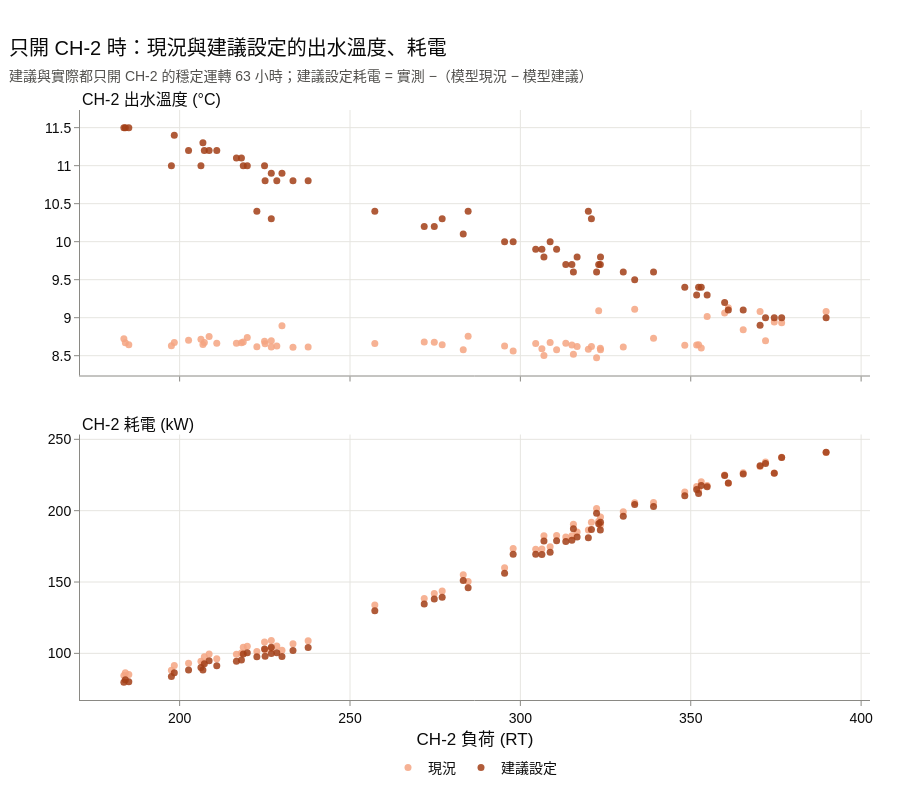

This figure's notebook cell:
### Markdown cell above
只開 CH-2 的各小時，比較現況與建議設定的出水溫度與 CH-2 耗電。

### Code cell
# 建議與實際都只開 CH-2 的穩定運轉小時：現況與建議出水、CH-2 耗電
whole_hour = units.W == 1
ch2_only_index = units.index[
    whole_hour & ~units.ON1 & result["S2 CH-1 RT"].eq(0) & ~unknown
]
ch2_only_units = units.loc[ch2_only_index]
suggested_supply = result.loc[ch2_only_index, "S2 CH-2 °C"]
# 實測 −（模型(台數照建議) − 模型(單機出水照建議)）
suggested_kw = ch2_only_units.METER - (
    result.loc[ch2_only_index, "S1 kW"] - result.loc[ch2_only_index, "S2 kW"]
)
hour_text = ch2_only_units.HOUR.dt.strftime("%m/%d %H:00")

fig = make_subplots(
    rows=2,
    cols=1,
    shared_xaxes=True,
    vertical_spacing=0.1,
    subplot_titles=("CH-2 出水溫度 (°C)", "CH-2 耗電 (kW)"),
)
panels = [
    (1, ch2_only_units.T2, suggested_supply, "°C", ".1f"),
    (2, ch2_only_units.METER, suggested_kw, "kW", ".0f"),
]
for row, current_values, suggested_values, unit, value_format in panels:
    series_list = [
        (current_values, "現況", "#f5a582"),
        (suggested_values, "建議設定", "#a33f17"),
    ]
    for y_values, series_name, color in series_list:
        fig.add_trace(
            go.Scatter(
                x=ch2_only_units.Q2,
                y=y_values,
                mode="markers",
                name=series_name,
                legendgroup=series_name,
                showlegend=row == 1,
                marker=dict(size=7, color=color, opacity=0.85),
                text=hour_text,
                hovertemplate=(
                    f"%{{text}}｜負荷 %{{x:.0f}} RT｜{series_name} "
                    f"%{{y:{value_format}}} {unit}<extra></extra>"
                ),
            ),
            row=row,
            col=1,
        )
fig.update_xaxes(title_text="CH-2 負荷 (RT)", row=2, col=1)
show(
    fig,
    "只開 CH-2 時：現況與建議設定的出水溫度、耗電",
    f"建議與實際都只開 CH-2 的穩定運轉 {len(ch2_only_units)} 小時；"
    f"建議設定耗電 = 實測 −（模型現況 − 模型建議）",
    legend="bottom",
    height=800,
)
supply_change = suggested_supply - ch2_only_units.T2
print(
    f"建議比現況調高 {(supply_change > 0.05).sum()} 小時、"
    f"調低 {(supply_change < -0.05).sum()} 小時；"
    f"耗電減少 {(suggested_kw < ch2_only_units.METER).sum()} 小時、"
    f"增加 {(suggested_kw > ch2_only_units.METER).sum()} 小時；"
    f"合計 {(ch2_only_units.METER - suggested_kw).sum():,.0f} kWh"
)

### Figure 1 — Plotly figure (JSON) as saved in the notebook; plotly's stock layout.template omitted (floating-point values rounded to 4 significant figures)
{"data": [{"hovertemplate": "%{text}｜負荷 %{x:.0f} RT｜現況 %{y:.1f} °C<extra></extra>", "legendgroup": "現況", "marker": {"color": "#f5a582", "opacity": 0.85, "size": 7}, "mode": "markers", "name": "現況", "showlegend": true, "text": ["09/21 15:00", "09/21 16:00", "09/22 09:00", "09/22 10:00", "09/22 11:00", "09/22 12:00", "09/22 13:00", "09/22 14:00", "09/22 15:00", "09/22 16:00", "09/23 09:00", "09/23 10:00", "09/23 11:00", "09/23 12:00", "09/23 13:00", "09/23 14:00", "09/23 15:00", "09/23 16:00", "09/24 09:00", "09/24 12:00", "09/24 13:00", "09/24 14:00", "09/24 15:00", "09/24 16:00", "10/01 16:00", "10/02 14:00", "10/02 15:00", "10/02 16:00", "10/05 14:00", "10/05 15:00", "10/05 16:00", "10/06 09:00", "10/06 10:00", "10/06 11:00", "10/06 12:00", "10/06 13:00", "10/06 14:00", "10/06 15:00", "10/06 16:00", "10/07 09:00", "10/07 10:00", "10/07 11:00", "10/07 12:00", "10/07 13:00", "10/07 14:00", "10/07 15:00", "10/07 16:00", "10/08 09:00", "10/08 10:00", "10/08 11:00", "10/08 12:00", "10/08 13:00", "10/08 14:00", "10/08 15:00", "10/08 16:00", "10/12 09:00", "10/12 10:00", "10/12 11:00", "10/12 12:00", "10/12 13:00", "10/12 14:00", "10/12 15:00", "10/12 16:00"], "type": "scatter", "x": [374.5, 339.1, 313.3, 295.4, 306.3, 316.6, 320.9, 319.9, 308.7, 284.7, 310.6, 323.5, 304.5, 315.1, 352.3, 351.7, 348.2, 330.2, 315.6, 353.1, 371.9, 376.7, 365.4, 323.5, 361.0, 370.4, 359.9, 333.6, 389.7, 354.8, 323.0, 230.0, 237.7, 233.3, 228.5, 226.9, 222.7, 225.1, 206.2, 184.1, 197.6, 206.8, 210.9, 216.7, 218.1, 202.6, 183.6, 185.1, 198.4, 207.2, 218.7, 224.9, 226.9, 219.8, 208.7, 271.8, 274.7, 277.1, 283.2, 306.9, 322.4, 297.9, 257.3], "xaxis": "x", "y": [8.943, 8.728, 8.663, 8.627, 8.592, 8.62, 8.622, 8.585, 8.673, 8.757, 8.577, 8.578, 8.66, 8.642, 8.643, 8.642, 8.637, 8.615, 8.52, 8.6, 8.695, 8.935, 8.842, 8.597, 9.13, 9.082, 9.062, 9.112, 9.08, 9.017, 9.092, 8.895, 8.613, 8.612, 8.628, 8.615, 8.617, 8.657, 8.717, 8.672, 8.63, 8.648, 8.665, 8.663, 8.67, 8.703, 8.722, 8.643, 8.675, 8.675, 8.682, 8.692, 8.697, 8.738, 8.753, 8.682, 8.678, 8.645, 8.578, 8.502, 8.472, 8.563, 8.66], "yaxis": "y"}, {"hovertemplate": "%{text}｜負荷 %{x:.0f} RT｜建議設定 %{y:.1f} °C<extra></extra>", "legendgroup": "建議設定", "marker": {"color": "#a33f17", "opacity": 0.85, "size": 7}, "mode": "markers", "name": "建議設定", "showlegend": true, "text": ["09/21 15:00", "09/21 16:00", "09/22 09:00", "09/22 10:00", "09/22 11:00", "09/22 12:00", "09/22 13:00", "09/22 14:00", "09/22 15:00", "09/22 16:00", "09/23 09:00", "09/23 10:00", "09/23 11:00", "09/23 12:00", "09/23 13:00", "09/23 14:00", "09/23 15:00", "09/23 16:00", "09/24 09:00", "09/24 12:00", "09/24 13:00", "09/24 14:00", "09/24 15:00", "09/24 16:00", "10/01 16:00", "10/02 14:00", "10/02 15:00", "10/02 16:00", "10/05 14:00", "10/05 15:00", "10/05 16:00", "10/06 09:00", "10/06 10:00", "10/06 11:00", "10/06 12:00", "10/06 13:00", "10/06 14:00", "10/06 15:00", "10/06 16:00", "10/07 09:00", "10/07 10:00", "10/07 11:00", "10/07 12:00", "10/07 13:00", "10/07 14:00", "10/07 15:00", "10/07 16:00", "10/08 09:00", "10/08 10:00", "10/08 11:00", "10/08 12:00", "10/08 13:00", "10/08 14:00", "10/08 15:00", "10/08 16:00", "10/12 09:00", "10/12 10:00", "10/12 11:00", "10/12 12:00", "10/12 13:00", "10/12 14:00", "10/12 15:00", "10/12 16:00"], "type": "scatter", "x": [374.5, 339.1, 313.3, 295.4, 306.3, 316.6, 320.9, 319.9, 308.7, 284.7, 310.6, 323.5, 304.5, 315.1, 352.3, 351.7, 348.2, 330.2, 315.6, 353.1, 371.9, 376.7, 365.4, 323.5, 361.0, 370.4, 359.9, 333.6, 389.7, 354.8, 323.0, 230.0, 237.7, 233.3, 228.5, 226.9, 222.7, 225.1, 206.2, 184.1, 197.6, 206.8, 210.9, 216.7, 218.1, 202.6, 183.6, 185.1, 198.4, 207.2, 218.7, 224.9, 226.9, 219.8, 208.7, 271.8, 274.7, 277.1, 283.2, 306.9, 322.4, 297.9, 257.3], "xaxis": "x", "y": [9.0, 9.6, 9.7, 10.0, 9.9, 9.8, 10.3, 10.4, 10.0, 10.4, 9.9, 9.8, 9.9, 9.7, 9.4, 9.3, 9.4, 9.6, 9.6, 9.4, 9.0, 9.0, 9.1, 9.7, 9.1, 8.9, 9.2, 9.5, 9.0, 9.3, 9.7, 10.9, 10.8, 10.8, 10.8, 10.3, 10.4, 10.8, 11.0, 11.5, 11.0, 11.3, 11.2, 11.1, 11.1, 11.2, 11.5, 11.5, 11.4, 11.2, 11.0, 11.0, 10.9, 11.0, 11.2, 10.2, 10.2, 10.3, 10.1, 9.8, 9.6, 10.0, 10.4], "yaxis": "y"}, {"hovertemplate": "%{text}｜負荷 %{x:.0f} RT｜現況 %{y:.0f} kW<extra></extra>", "legendgroup": "現況", "marker": {"color": "#f5a582", "opacity": 0.85, "size": 7}, "mode": "markers", "name": "現況", "showlegend": false, "text": ["09/21 15:00", "09/21 16:00", "09/22 09:00", "09/22 10:00", "09/22 11:00", "09/22 12:00", "09/22 13:00", "09/22 14:00", "09/22 15:00", "09/22 16:00", "09/23 09:00", "09/23 10:00", "09/23 11:00", "09/23 12:00", "09/23 13:00", "09/23 14:00", "09/23 15:00", "09/23 16:00", "09/24 09:00", "09/24 12:00", "09/24 13:00", "09/24 14:00", "09/24 15:00", "09/24 16:00", "10/01 16:00", "10/02 14:00", "10/02 15:00", "10/02 16:00", "10/05 14:00", "10/05 15:00", "10/05 16:00", "10/06 09:00", "10/06 10:00", "10/06 11:00", "10/06 12:00", "10/06 13:00", "10/06 14:00", "10/06 15:00", "10/06 16:00", "10/07 09:00", "10/07 10:00", "10/07 11:00", "10/07 12:00", "10/07 13:00", "10/07 14:00", "10/07 15:00", "10/07 16:00", "10/08 09:00", "10/08 10:00", "10/08 11:00", "10/08 12:00", "10/08 13:00", "10/08 14:00", "10/08 15:00", "10/08 16:00", "10/12 09:00", "10/12 10:00", "10/12 11:00", "10/12 12:00", "10/12 13:00", "10/12 14:00", "10/12 15:00", "10/12 16:00"], "type": "scatter", "x": [374.5, 339.1, 313.3, 295.4, 306.3, 316.6, 320.9, 319.9, 308.7, 284.7, 310.6, 323.5, 304.5, 315.1, 352.3, 351.7, 348.2, 330.2, 315.6, 353.1, 371.9, 376.7, 365.4, 323.5, 361.0, 370.4, 359.9, 333.6, 389.7, 354.8, 323.0, 230.0, 237.7, 233.3, 228.5, 226.9, 222.7, 225.1, 206.2, 184.1, 197.6, 206.8, 210.9, 216.7, 218.1, 202.6, 183.6, 185.1, 198.4, 207.2, 218.7, 224.9, 226.9, 219.8, 208.7, 271.8, 274.7, 277.1, 283.2, 306.9, 322.4, 297.9, 257.3], "xaxis": "x2", "y": [226.4, 205.7, 181.5, 159.9, 173.1, 185.1, 191.9, 186.5, 174.7, 150.4, 182.7, 195.6, 172.9, 182.4, 214.5, 217.0, 213.0, 199.2, 190.5, 220.3, 234.1, 237.4, 226.7, 189.8, 219.2, 230.9, 225.1, 205.5, 240.7, 217.7, 192.6, 102.2, 108.9, 106.8, 105.2, 103.5, 101.3, 102.5, 94.42, 86.43, 88.12, 93.42, 96.27, 99.45, 100.3, 93.13, 84.47, 85.12, 91.43, 97.55, 104.3, 107.9, 109.0, 105.1, 99.58, 138.4, 142.0, 143.7, 155.1, 182.4, 201.5, 173.5, 134.0], "yaxis": "y2"}, {"hovertemplate": "%{text}｜負荷 %{x:.0f} RT｜建議設定 %{y:.0f} kW<extra></extra>", "legendgroup": "建議設定", "marker": {"color": "#a33f17", "opacity": 0.85, "size": 7}, "mode": "markers", "name": "建議設定", "showlegend": false, "text": ["09/21 15:00", "09/21 16:00", "09/22 09:00", "09/22 10:00", "09/22 11:00", "09/22 12:00", "09/22 13:00", "09/22 14:00", "09/22 15:00", "09/22 16:00", "09/23 09:00", "09/23 10:00", "09/23 11:00", "09/23 12:00", "09/23 13:00", "09/23 14:00", "09/23 15:00", "09/23 16:00", "09/24 09:00", "09/24 12:00", "09/24 13:00", "09/24 14:00", "09/24 15:00", "09/24 16:00", "10/01 16:00", "10/02 14:00", "10/02 15:00", "10/02 16:00", "10/05 14:00", "10/05 15:00", "10/05 16:00", "10/06 09:00", "10/06 10:00", "10/06 11:00", "10/06 12:00", "10/06 13:00", "10/06 14:00", "10/06 15:00", "10/06 16:00", "10/07 09:00", "10/07 10:00", "10/07 11:00", "10/07 12:00", "10/07 13:00", "10/07 14:00", "10/07 15:00", "10/07 16:00", "10/08 09:00", "10/08 10:00", "10/08 11:00", "10/08 12:00", "10/08 13:00", "10/08 14:00", "10/08 15:00", "10/08 16:00", "10/12 09:00", "10/12 10:00", "10/12 11:00", "10/12 12:00", "10/12 13:00", "10/12 14:00", "10/12 15:00", "10/12 16:00"], "type": "scatter", "x": [374.5, 339.1, 313.3, 295.4, 306.3, 316.6, 320.9, 319.9, 308.7, 284.7, 310.6, 323.5, 304.5, 315.1, 352.3, 351.7, 348.2, 330.2, 315.6, 353.1, 371.9, 376.7, 365.4, 323.5, 361.0, 370.4, 359.9, 333.6, 389.7, 354.8, 323.0, 230.0, 237.7, 233.3, 228.5, 226.9, 222.7, 225.1, 206.2, 184.1, 197.6, 206.8, 210.9, 216.7, 218.1, 202.6, 183.6, 185.1, 198.4, 207.2, 218.7, 224.9, 226.9, 219.8, 208.7, 271.8, 274.7, 277.1, 283.2, 306.9, 322.4, 297.9, 257.3], "xaxis": "x2", "y": [226.3, 202.9, 178.4, 156.1, 169.4, 181.6, 186.8, 181.0, 170.9, 146.0, 178.8, 191.9, 169.4, 179.3, 212.0, 214.8, 210.5, 196.1, 187.3, 217.7, 233.0, 237.2, 225.8, 186.5, 219.4, 231.5, 224.6, 204.3, 241.0, 216.7, 190.8, 97.89, 104.0, 102.0, 100.5, 99.93, 97.61, 97.99, 90.01, 81.56, 83.74, 88.29, 91.27, 94.52, 95.35, 88.4, 79.69, 80.17, 86.38, 92.66, 99.56, 103.0, 104.4, 100.4, 94.81, 134.6, 138.1, 139.4, 151.1, 178.7, 198.1, 169.5, 129.8], "yaxis": "y2"}], "layout": {"annotations": [{"font": {"size": 16}, "showarrow": false, "text": "CH-2 出水溫度 (°C)", "x": 0.0, "xanchor": "left", "xref": "paper", "y": 1.0, "yanchor": "bottom", "yref": "paper"}, {"font": {"size": 16}, "showarrow": false, "text": "CH-2 耗電 (kW)", "x": 0.0, "xanchor": "left", "xref": "paper", "y": 0.45, "yanchor": "bottom", "yref": "paper"}], "height": 800, "legend": {"orientation": "h", "x": 0.5, "xanchor": "center", "y": 0.02, "yanchor": "bottom", "yref": "container"}, "margin": {"b": 100}, "title": {"subtitle": {"text": "建議與實際都只開 CH-2 的穩定運轉 63 小時；建議設定耗電 = 實測 −（模型現況 − 模型建議）"}, "text": "只開 CH-2 時：現況與建議設定的出水溫度、耗電"}, "xaxis": {"anchor": "y", "domain": [0.0, 1.0], "matches": "x2", "showticklabels": false}, "xaxis2": {"anchor": "y2", "domain": [0.0, 1.0], "title": {"text": "CH-2 負荷 (RT)"}}, "yaxis": {"anchor": "x", "domain": [0.55, 1.0]}, "yaxis2": {"anchor": "x2", "domain": [0.0, 0.45]}}}
